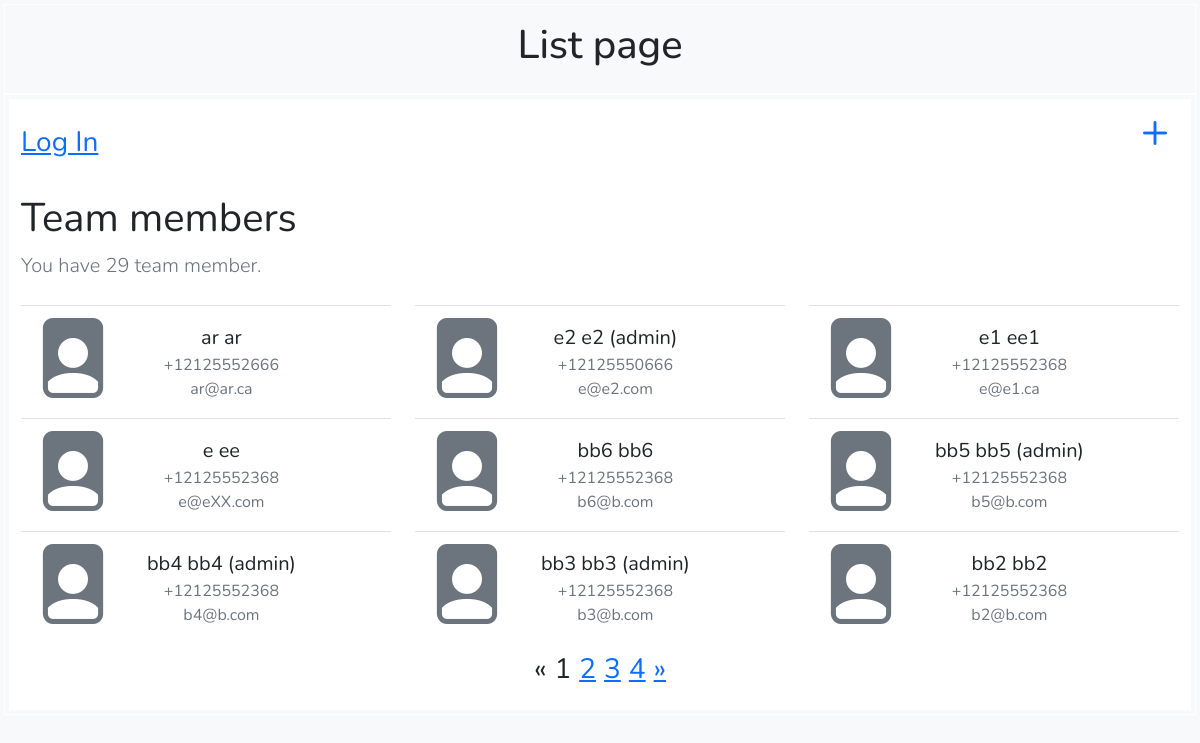
The page / on the database its author committed.
### users/models.py (models this page shows, shortened)
class CustomUser(AbstractBaseUser, PermissionsMixin):
    email = models.EmailField("Email address", unique=True)
    first_name = models.CharField("First name", max_length=150)
    last_name = models.CharField("Last name", max_length=150)
    phone_number = PhoneNumberField("Phone number", null=False, blank=False)
    ADMIN = "Admin"
    REGULAR = "Regular"
    TEAM_ROLES = [
        (ADMIN, "Can delete members"),
        (REGULAR, "Can't delete members"),
        ]
    team_role = models.CharField("Team Role",
        max_length=max([len(i[0]) for i in TEAM_ROLES]),
        choices=TEAM_ROLES,
        default=REGULAR,
    )
    is_staff = models.BooleanField(default=False)
    is_active = models.BooleanField(default=True)
    date_joined = models.DateTimeField(default=timezone.now)
    USERNAME_FIELD = "email"
    REQUIRED_FIELDS = [ ]
    objects = CustomUserManager()

### users/views.py (the view)
# urls.py: path('', views.IndexView.as_view(), name='index'),
class IndexView(generic.ListView):
    model = CustomUser
    context_object_name = 'user_list'
    template_name = 'users/index.html'
    queryset = CustomUser.objects.filter(is_active=True, is_staff=False).order_by('-date_joined').values('id', 'first_name', 'last_name', 'team_role', 'email', 'phone_number')
    paginate_by = 9

### users/templates/users/index.html (shortened to what this page needs)
{% extends 'base.html' %}
{% block header %}List page{% endblock %}
{% block body %}
<div class="container bg-white">
    <div class="row align-items-center">
        <div class="col-10 text-start">
            {% if user.is_authenticated %}
            <p class="fs-6 m-auto" >Hello <b>{{ user.first_name }}</b> you can <a href="{% url 'logout' %}">Log Out</a> here.
            {% else %}
            <a href="{% url 'login' %}" class="fs-3">Log In</a>
            {% endif %}
        </div>
        <div class="col-2 text-end">
            <a href="{% url 'users:add' %}" class="text-decoration-none text-primary display-5">
                <i class="bi bi-plus"></i>
            </a>
        </div>
    </div>
    {% if user_list %}
    {% with pre_text="You have " total=page_obj.paginator.count|stringformat:"s" post_text=" team member" pluralize_text=total|pluralize|add:"." %}
        {% include "base_header.html" with title="Team members" description=pre_text|add:total|add:post_text|add:pluralize_text %}
    {% endwith %}
    <div class="row">
        {% for user in user_list %}
        <a href="{% url 'users:edit' user.id %}" class="col-lg-4 col-md-6 col-12 text-decoration-none">
            <div class="container border-top">
                <div class="row align-items-center text-center my-2">
                    <div class="col-1">
                        <span class="text-muted display-1">
                            <i class="bi-lg bi-file-person-fill"></i>
                        </span>
                    </div>
                    <div class="col-11">
                        <div class="container">
                            <div class="row">
                                <div class="col-12 text fs-5 text-dark">
                                    <span>
                                        {{ user.first_name }} {{ user.last_name }} {% if user.team_role == "Admin" %}({{ user.team_role|lower }}){% endif %}
                                    </span>
                                </div>
                                <div class="col-12 text fs-6 text-muted">
                                    <span>
                                        {{ user.phone_number }}
                                    </span>
                                </div>
                                <div class="col-12 fs-6 text text-muted">
                                    <span>{{ user.email }}</span>
                                </div>
                            </div>
                        </div>
                    </div>
                </div>
            </div>
        </a>
        {% endfor %}
    </div>
    {% if is_paginated %}
    <div class="row">
        <div class="col-12">
            <ul class="pagination d-flex justify-content-center fs-3">
                {% if page_obj.has_previous %}
                  <li class="p-1"><a href="?page={{ page_obj.previous_page_number }}">&laquo;</a></li>
                {% else %}
                  <li class="p-1 disabled"><span>&laquo;</span></li>
                {% endif %}
                {% for i in paginator.page_range %}
                  {% if page_obj.number == i %}
                    <li class="p-1 active"><span>{{ i }} </span></li>
                  {% else %}
                    <li class="p-1"><a href="?page={{ i }}">{{ i }}</a></li>
                  {% endif %}
                {% endfor %}
                {% if page_obj.has_next %}
                  <li class="p-1"><a href="?page={{ page_obj.next_page_number }}">&raquo;</a></li>
                {% else %}
                  <li class="p-1 disabled"><span>&raquo;</span></li>
                {% endif %}
            </ul>
        </div>
    </div>
    {% endif %}
    {% else %}
    <div class="row">
        <div class="col-12">
            <p>No users are available.</p>
        </div>
    </div>
    {% endif %}
</div>
{% endblock %}

### templates/base.html (style rules this page uses)
body { font-family: 'Nunito'; font-size: 48px; }

### rows shown on the page
CustomUser: first_name "ar", last_name "ar", phone_number "+12125552666", email "ar@ar.ca"
CustomUser: first_name "e2", last_name "e2", team_role "admin", phone_number "+12125550666", email "e@e2.com"
CustomUser: first_name "e1", last_name "ee1", phone_number "+12125552368", email "e@e1.ca"
CustomUser: first_name "e", last_name "ee", phone_number "+12125552368", email "e@eXX.com"
CustomUser: first_name "bb6", last_name "bb6", phone_number "+12125552368", email "b6@b.com"
CustomUser: first_name "bb5", last_name "bb5", team_role "admin", phone_number "+12125552368", email "b5@b.com"
CustomUser: first_name "bb4", last_name "bb4", team_role "admin", phone_number "+12125552368", email "b4@b.com"
CustomUser: first_name "bb3", last_name "bb3", team_role "admin", phone_number "+12125552368", email "b3@b.com"
CustomUser: first_name "bb2", last_name "bb2", phone_number "+12125552368", email "b2@b.com"

### other values the page prints
{{ title }} "Team members"
{{ description }} "You have 29 team member."
{{ i }} "1"
{{ i }} "2" "3" "4"
